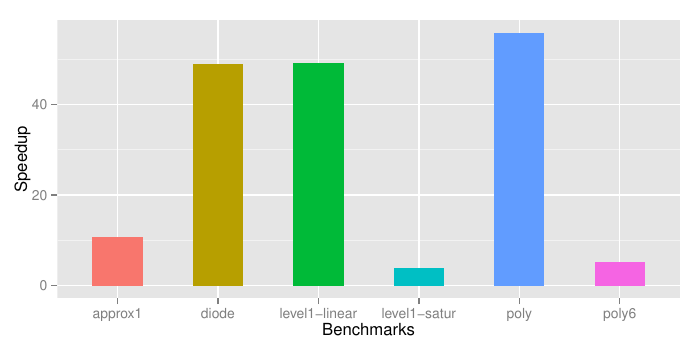

Reproduce this figure in R.
#!/usr/bin/Rscript

require(ggplot2);
require(reshape2);

pdf(file="speedup.pdf", height=3.5, width=7)

a<-read.csv('../data/raw_asa_poly.dat',header=F)
b<-data.frame(cost=a[,1],time=a[,2])
c<-read.csv('../data/raw_bitslice_poly.dat',header=F)
d<-data.frame(cost=as.integer(c[,1]),time=c[,2]);
d<-d[which.min(d$time),]
b<-tail(b,1);
e<-b[,2]/d[,2]

a0<-read.csv('../data/raw_asa_poly6.dat',header=F)
b0<-data.frame(cost=a0[,1],time=a0[,2])
c0<-read.csv('../data/raw_bitslice_poly6.dat',header=F)
d0<-data.frame(cost=as.integer(c0[,1]),time=c0[,2]);
d0<-d0[which.min(d0$time),]
b0<-tail(b0,1);
e0<-b0[,2]/d0[,2]

a1<-read.csv('../data/raw_asa_diode.dat',header=F)
b1<-data.frame(cost=a1[,1],time=a1[,2])
c1<-read.csv('../data/raw_bitslice_diode.dat',header=F)
d1<-data.frame(cost=as.integer(c1[,1]),time=c1[,2]);
d1<-d1[which.min(d1$time),]
b1<-tail(b1,1);
e1<-b1[,2]/d1[,2]

a2<-read.csv('../data/raw_asa_level1_linear.dat',header=F)
b2<-data.frame(cost=a2[,1],time=a2[,2])
c2<-read.csv('../data/raw_bitslice_level1_linear.dat',header=F)
d2<-data.frame(cost=as.integer(c2[,1]),time=c2[,2]);
d2<-d2[which.min(d2$time),]
b2<-tail(b2,1);
e2<-b2[,2]/d2[,2]

a3<-read.csv('../data/raw_asa_level1_satur.dat',header=F)
b3<-data.frame(cost=a3[,1],time=a3[,2])
c3<-read.csv('../data/raw_bitslice_level1_satur.dat',header=F)
d3<-data.frame(cost=as.integer(c3[,1]),time=c3[,2]);
d3<-d3[which.min(d3$time),]
b3<-tail(b3,1);
e3<-b3[,2]/d3[,2]

a4<-read.csv('../data/raw_asa_approx1.dat',header=F)
b4<-data.frame(cost=a4[,1],time=a4[,2])
c4<-read.csv('../data/raw_bitslice_approx1.dat',header=F)
d4<-data.frame(cost=as.integer(c4[,1]),time=c4[,2]);
d4<-d4[which.min(d4$time),]
b4<-tail(b4,1);
e4<-b4[,2]/d4[,2]

df <- rbind(e,e0,e1,e2,e3,e4)
df1 <- data.frame(df);
df1$dataset <- c("poly",
		"poly6",
		"diode",
		"level1-linear",
		"level1-satur",
		"approx1");

p <- ggplot(data=df1,aes(fill=df1$dataset)) +
	geom_bar(width=0.5,stat="identity",aes(x=df1$dataset,y=df1$df),position=position_dodge(), show_guide=F) +
	scale_fill_hue() + 
	xlab("Benchmarks") + ylab("Speedup");
	
p + theme(legend.key=element_blank(),legend.title=element_blank(),legend.background = element_blank(),legend.text=element_text(size=10));
